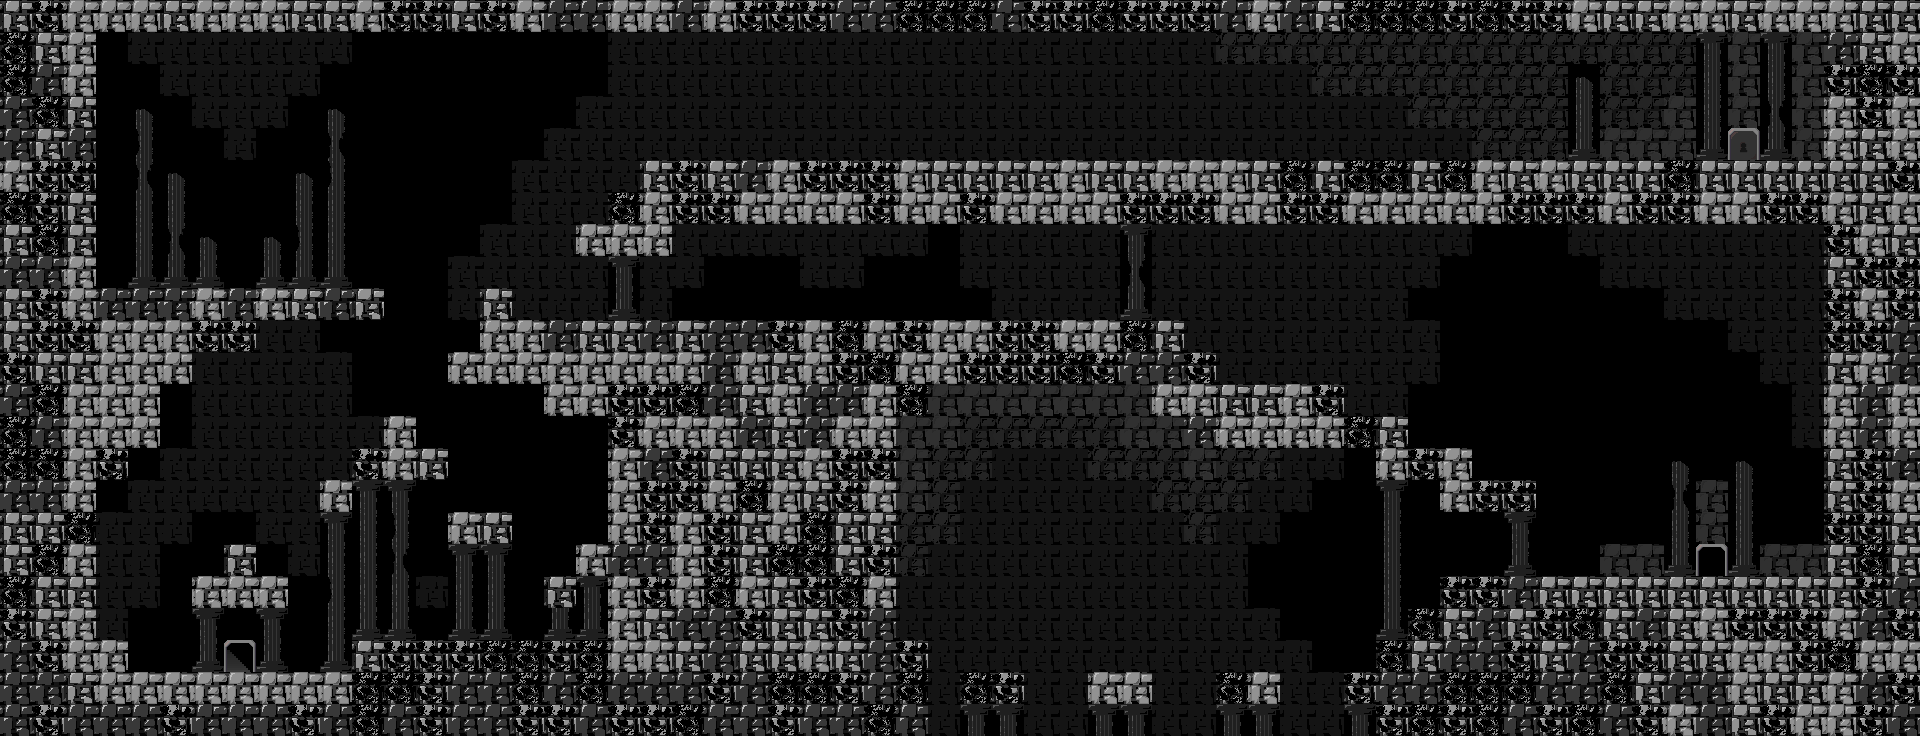

This is a level from a 2D game, rendered from its Tiled map with the project's own tilesets. A one-line summary and the map file follow, with tile-layer data summarised:
An orthogonal 60x23 tile map with 32x32 px tiles, 5 tile layers (background, ground, wall, doornext, ...).

<map version="1.0" orientation="orthogonal" renderorder="right-down" width="60" height="23" tilewidth="32" tileheight="32" backgroundcolor="#000000" nextobjectid="1">
 <tileset firstgid="1" name="bricks" tilewidth="32" tileheight="32">
  <image source="tileset/bricks.png" width="256" height="160" />
 </tileset>
 <layer name="background" width="60" height="23">
  <data>[1380 cells, 993 non-empty, 15 distinct tile ids]</data>
 </layer>
 <layer name="ground" width="60" height="23">
  <data>[1380 cells, 134 non-empty, 5 distinct tile ids]</data>
 </layer>
 <layer name="wall" width="60" height="23">
  <data>[1380 cells, 177 non-empty, 5 distinct tile ids]</data>
 </layer>
 <layer name="doornext" width="60" height="23">
  <data>[1380 cells, 1 non-empty, 1 distinct tile ids]</data>
 </layer>
 <layer name="doorprevious" width="60" height="23">
  <data>[1380 cells, 1 non-empty, 1 distinct tile ids]</data>
 </layer>
</map>
